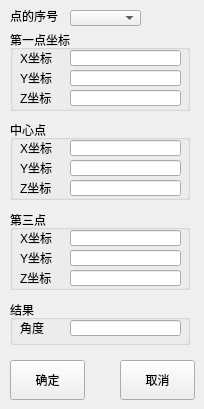
   <widget class="QWidget" name="page_4">
    <widget class="QPushButton" name="pushButton_10">
     <property name="geometry">
      <rect>
       <x>10</x>
       <y>360</y>
       <width>75</width>
       <height>40</height>
      </rect>
     </property>
     <property name="text">
      <string>确定</string>
     </property>
    </widget>
    <widget class="QPushButton" name="pushButton_11">
     <property name="geometry">
      <rect>
       <x>120</x>
       <y>360</y>
       <width>75</width>
       <height>40</height>
      </rect>
     </property>
     <property name="text">
      <string>取消</string>
     </property>
    </widget>
    <widget class="QGroupBox" name="groupBox_7">
     <property name="geometry">
      <rect>
       <x>10</x>
       <y>30</y>
       <width>180</width>
       <height>81</height>
      </rect>
     </property>
     <property name="title">
      <string>第一点坐标</string>
     </property>
     <widget class="QLabel" name="label_19">
      <property name="geometry">
       <rect>
        <x>10</x>
        <y>20</y>
        <width>41</width>
        <height>16</height>
       </rect>
      </property>
      <property name="text">
       <string>X坐标</string>
      </property>
     </widget>
     <widget class="QLineEdit" name="ThreeOneXCoordinate">
      <property name="geometry">
       <rect>
        <x>60</x>
        <y>20</y>
        <width>111</width>
        <height>16</height>
       </rect>
      </property>
      <property name="text">
       <string/>
      </property>
      <property name="readOnly">
       <bool>true</bool>
      </property>
     </widget>
     <widget class="QLabel" name="label_20">
      <property name="geometry">
       <rect>
        <x>10</x>
        <y>40</y>
        <width>41</width>
        <height>16</height>
       </rect>
      </property>
      <property name="text">
       <string>Y坐标</string>
      </property>
     </widget>
     <widget class="QLineEdit" name="ThreeOneYCoordinate">
      <property name="geometry">
       <rect>
        <x>60</x>
        <y>40</y>
        <width>111</width>
        <height>16</height>
       </rect>
      </property>
      <property name="text">
       <string/>
      </property>
      <property name="readOnly">
       <bool>true</bool>
      </property>
     </widget>
     <widget class="QLineEdit" name="ThreeOneZCoordinate">
      <property name="geometry">
       <rect>
        <x>60</x>
        <y>60</y>
        <width>111</width>
        <height>16</height>
       </rect>
      </property>
      <property name="text">
       <string/>
      </property>
      <property name="readOnly">
       <bool>true</bool>
      </property>
     </widget>
     <widget class="QLabel" name="label_21">
      <property name="geometry">
       <rect>
        <x>10</x>
        <y>60</y>
        <width>41</width>
        <height>16</height>
       </rect>
      </property>
      <property name="text">
       <string>Z坐标</string>
      </property>
     </widget>
    </widget>
    <widget class="QGroupBox" name="groupBox_8">
     <property name="geometry">
      <rect>
       <x>10</x>
       <y>210</y>
       <width>180</width>
       <height>80</height>
      </rect>
     </property>
     <property name="title">
      <string>第三点</string>
     </property>
     <widget class="QLabel" name="label_22">
      <property name="geometry">
       <rect>
        <x>10</x>
        <y>20</y>
        <width>41</width>
        <height>16</height>
       </rect>
      </property>
      <property name="text">
       <string>X坐标</string>
      </property>
     </widget>
     <widget class="QLineEdit" name="ThreeThreeXCoordinate">
      <property name="geometry">
       <rect>
        <x>60</x>
        <y>20</y>
        <width>111</width>
        <height>16</height>
       </rect>
      </property>
      <property name="text">
       <string/>
      </property>
      <property name="readOnly">
       <bool>true</bool>
      </property>
     </widget>
     <widget class="QLineEdit" name="ThreeThreeYCoordinate">
      <property name="geometry">
       <rect>
        <x>60</x>
        <y>40</y>
        <width>111</width>
        <height>16</height>
       </rect>
      </property>
      <property name="text">
       <string/>
      </property>
      <property name="readOnly">
       <bool>true</bool>
      </property>
     </widget>
     <widget class="QLabel" name="label_23">
      <property name="geometry">
       <rect>
        <x>10</x>
        <y>40</y>
        <width>41</width>
        <height>16</height>
       </rect>
      </property>
      <property name="text">
       <string>Y坐标</string>
      </property>
     </widget>
     <widget class="QLabel" name="label_24">
      <property name="geometry">
       <rect>
        <x>10</x>
        <y>60</y>
        <width>41</width>
        <height>16</height>
       </rect>
      </property>
      <property name="text">
       <string>Z坐标</string>
      </property>
     </widget>
     <widget class="QLineEdit" name="ThreeThreeZCoordinate">
      <property name="geometry">
       <rect>
        <x>60</x>
        <y>60</y>
        <width>111</width>
        <height>16</height>
       </rect>
      </property>
      <property name="text">
       <string/>
      </property>
      <property name="readOnly">
       <bool>true</bool>
      </property>
     </widget>
    </widget>
    <widget class="QGroupBox" name="groupBox_9">
     <property name="geometry">
      <rect>
       <x>10</x>
       <y>120</y>
       <width>180</width>
       <height>80</height>
      </rect>
     </property>
     <property name="title">
      <string>中心点</string>
     </property>
     <widget class="QLabel" name="label_25">
      <property name="geometry">
       <rect>
        <x>10</x>
        <y>20</y>
        <width>41</width>
        <height>16</height>
       </rect>
      </property>
      <property name="text">
       <string>X坐标</string>
      </property>
     </widget>
     <widget class="QLineEdit" name="ThreeTwoXCoordinate">
      <property name="geometry">
       <rect>
        <x>60</x>
        <y>20</y>
        <width>111</width>
        <height>16</height>
       </rect>
      </property>
      <property name="text">
       <string/>
      </property>
      <property name="readOnly">
       <bool>true</bool>
      </property>
     </widget>
     <widget class="QLineEdit" name="ThreeTwoYCoordinate">
      <property name="geometry">
       <rect>
        <x>60</x>
        <y>40</y>
        <width>111</width>
        <height>16</height>
       </rect>
      </property>
      <property name="text">
       <string/>
      </property>
      <property name="readOnly">
       <bool>true</bool>
      </property>
     </widget>
     <widget class="QLabel" name="label_26">
      <property name="geometry">
       <rect>
        <x>10</x>
        <y>40</y>
        <width>41</width>
        <height>16</height>
       </rect>
      </property>
      <property name="text">
       <string>Y坐标</string>
      </property>
     </widget>
     <widget class="QLabel" name="label_27">
      <property name="geometry">
       <rect>
        <x>10</x>
        <y>60</y>
        <width>41</width>
        <height>16</height>
       </rect>
      </property>
      <property name="text">
       <string>Z坐标</string>
      </property>
     </widget>
     <widget class="QLineEdit" name="ThreeTwoZCoordinate">
      <property name="geometry">
       <rect>
        <x>60</x>
        <y>60</y>
        <width>111</width>
        <height>16</height>
       </rect>
      </property>
      <property name="text">
       <string/>
      </property>
      <property name="readOnly">
       <bool>true</bool>
      </property>
     </widget>
    </widget>
    <widget class="QGroupBox" name="groupBox_16">
     <property name="geometry">
      <rect>
       <x>10</x>
       <y>300</y>
       <width>180</width>
       <height>45</height>
      </rect>
     </property>
     <property name="title">
      <string>结果</string>
     </property>
     <widget class="QLabel" name="label_54">
      <property name="geometry">
       <rect>
        <x>10</x>
        <y>20</y>
        <width>41</width>
        <height>16</height>
       </rect>
      </property>
      <property name="text">
       <string>角度</string>
      </property>
     </widget>
     <widget class="QLineEdit" name="ThreeLength">
      <property name="geometry">
       <rect>
        <x>60</x>
        <y>20</y>
        <width>111</width>
        <height>16</height>
       </rect>
      </property>
      <property name="text">
       <string/>
      </property>
      <property name="readOnly">
       <bool>true</bool>
      </property>
     </widget>
    </widget>
    <widget class="QComboBox" name="comboBoxPointIndex">
     <property name="geometry">
      <rect>
       <x>70</x>
       <y>10</y>
       <width>71</width>
       <height>16</height>
      </rect>
     </property>
    </widget>
    <widget class="QLabel" name="label_62">
     <property name="geometry">
      <rect>
       <x>10</x>
       <y>10</y>
       <width>54</width>
       <height>12</height>
      </rect>
     </property>
     <property name="text">
      <string>点的序号</string>
     </property>
    </widget>
   </widget>
